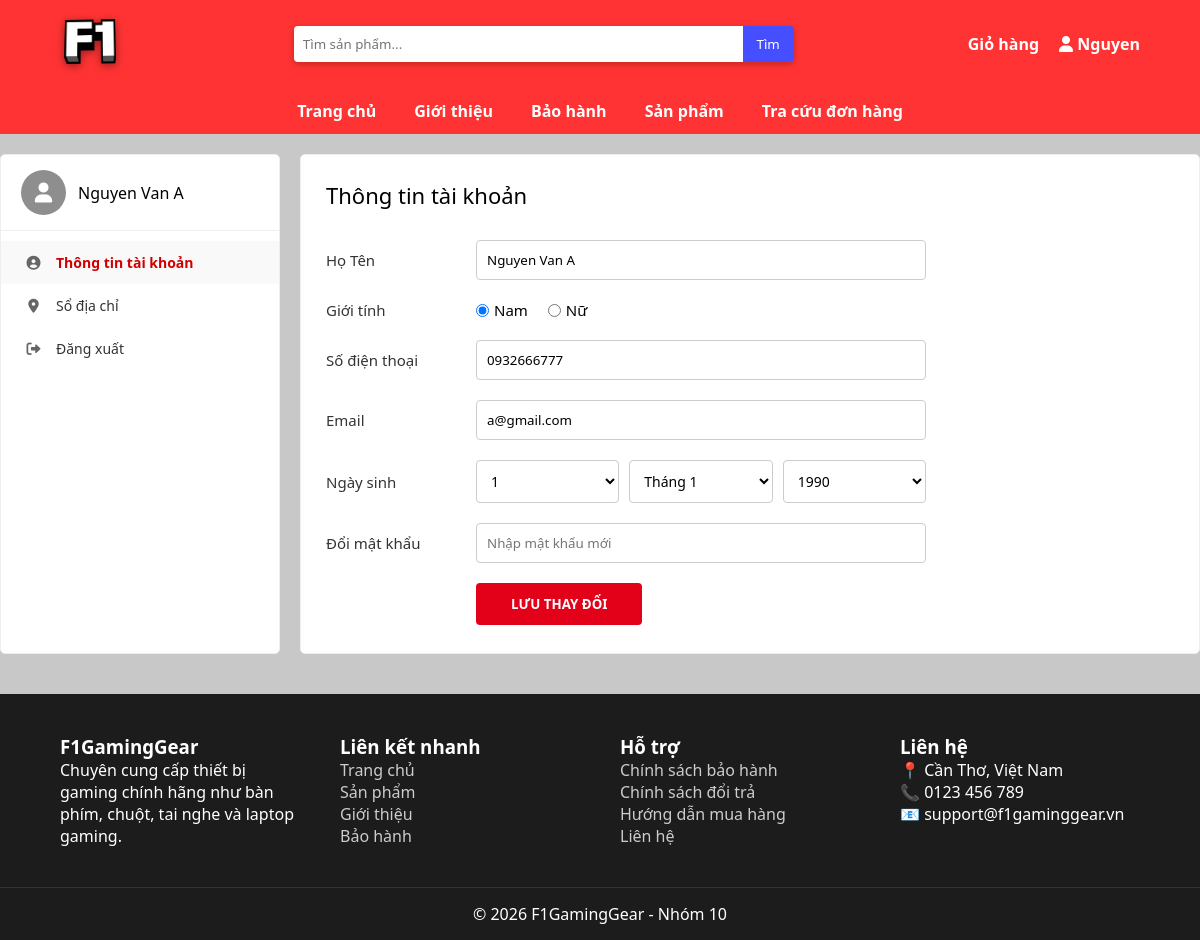
Page /ThongTinTaiKhoan.php (signed in) on the committed database.
### tables this page shows
CREATE TABLE users(
	id INT AUTO_INCREMENT PRIMARY KEY,
	username VARCHAR(50),
	password VARCHAR(255),
	fullname VARCHAR(100),
	email VARCHAR(100),
	phone VARCHAR(20),
    gioi_tinh VARCHAR(10),
    ngay_sinh DATE,
	role VARCHAR(20)
);

### ThongTinTaiKhoan.php (the view, shortened to what this page needs)
<?php
require_once 'config.php';
$u = $_SESSION['user'];
$userId = $u['id'];
$sql = "SELECT * FROM users WHERE id = $userId";
$result = $Conn->query($sql);
$userInfo = $result->fetch_assoc();
$bd_day = $bd_month = $bd_year = "";
if(!empty($userInfo['ngay_sinh'])) {
    $date_parts = explode('-', $userInfo['ngay_sinh']);
    $bd_year = $date_parts[0];
    $bd_month = (int)$date_parts[1];
    $bd_day = (int)$date_parts[2];
}
$current_gender = isset($userInfo['gioi_tinh']) ? $userInfo['gioi_tinh'] : '';
?>
<!DOCTYPE html>
<html lang="vi">
<head>
    <link rel="stylesheet" href="css/ThongTinTaiKhoan.css">
    <link rel="stylesheet" href="https://cdnjs.cloudflare.com/ajax/libs/font-awesome/6.0.0/css/all.min.css">
</head>
<body>
    <?php include("header.php"); ?>
    <div class="TTTK_container">
        <aside class="TTTK_sidebar">
            <div class="TTTK_user_info">
                <div class="TTTK_avatar"><i class="fas fa-user"></i></div>
                <span class="TTTK_username"><?php echo htmlspecialchars($userInfo['fullname']); ?></span>
            </div>
            <ul class="TTTK_menu_list">
                <li class="TTTK_menu_item TTTK_active" onclick="TTTK_switchTab(event, 'tab_profile')">
                    <i class="fas fa-user-circle"></i> Thông tin tài khoản
                </li>
                <li class="TTTK_menu_item" onclick="TTTK_switchTab(event, 'tab_address')">
                    <i class="fas fa-map-marker-alt"></i> Sổ địa chỉ
                </li>
                <li class="TTTK_menu_item" onclick="location.href='logout.php'">
                    <i class="fas fa-sign-out-alt"></i> Đăng xuất
                </li>
            </ul>
        </aside>
        <main class="TTTK_main_content">
            <section id="tab_profile" class="TTTK_section TTTK_show">
                <h2 class="TTTK_title">Thông tin tài khoản</h2>
                <form action="update_profile.php" method="POST" style="margin-top: 30px;"
                    onsubmit="return validateProfileForm()">
                    <div class="TTTK_form_group">
                        <label class="TTTK_label">Họ Tên</label>
                        <input type="text" name="fullname" class="TTTK_input"
                            value="<?php echo htmlspecialchars($userInfo['fullname']); ?>" required>
                    </div>
                    <div class="TTTK_form_group">
                        <label class="TTTK_label">Giới tính</label>
                        <div class="TTTK_radio_group">
                            <label>
                                <input type="radio" name="gender" value="Nam"
                                    <?php echo ($current_gender == 'Nam') ? 'checked' : ''; ?>> Nam
                            </label>
                            <label>
                                <input type="radio" name="gender" value="Nữ"
                                    <?php echo ($current_gender == 'Nữ') ? 'checked' : ''; ?>> Nữ
                            </label>
                        </div>
                    </div>
                    <div class="TTTK_form_group">
                        <label class="TTTK_label">Số điện thoại</label>
                        <input type="tel" name="phone" class="TTTK_input"
                            value="<?php echo isset($userInfo['phone']) ? htmlspecialchars($userInfo['phone']) : ''; ?>"
                            placeholder="Nhập số điện thoại" pattern="^(84|0[3|5|7|8|9])[0-9]{8}$"
                            title="Vui lòng nhập đúng số điện thoại hợp lệ (10 số)">
                    </div>
                    <div class="TTTK_form_group">
                        <label class="TTTK_label">Email</label>
                        <input type="email" name="email" class="TTTK_input"
                            value="<?php echo htmlspecialchars($userInfo['email']); ?>">
                    </div>
                    <div class="TTTK_form_group">
                        <label class="TTTK_label">Ngày sinh</label>
                        <div class="TTTK_select_group">
                            <select name="day" class="TTTK_select">
                                <?php for($i=1;$i<=31;$i++): ?>
                                <option value="<?php echo $i; ?>" <?php echo ($i == $bd_day) ? "selected" : ""; ?>>
                                    <?php echo $i; ?></option>
                                <?php endfor; ?>
                            </select>
                            <select name="month" class="TTTK_select">
                                <?php for($i=1;$i<=12;$i++): ?>
                                <option value="<?php echo $i; ?>" <?php echo ($i == $bd_month) ? "selected" : ""; ?>>
                                    Tháng <?php echo $i; ?></option>
                                <?php endfor; ?>
                            </select>
                            <select name="year" class="TTTK_select">
                                <?php for($i=date("Y");$i>=1950;$i--): ?>
                                <option value="<?php echo $i; ?>" <?php echo ($i == $bd_year) ? "selected" : ""; ?>>
                                    <?php echo $i; ?></option>
                                <?php endfor; ?>
                            </select>
                        </div>
                    </div>
                    <div class="TTTK_form_group">
                        <label class="TTTK_label">Đổi mật khẩu </label>
                        <input type="password" name="new_password" class="TTTK_input" placeholder="Nhập mật khẩu mới ">
                    </div>
                    <button type="submit" class="TTTK_btn_save">LƯU THAY ĐỔI</button>
                </form>
            </section>
        </main>
    </div>
    <?php include("footer.php"); ?>
</body>
</html>

### css/ThongTinTaiKhoan.css (style rules this page uses)
.TTTK_container { display: flex; max-width: 1200px; margin: 20px auto; gap: 20px; font-family: 'Roboto', Arial, sans-serif; text-align: left; }
.TTTK_sidebar { width: 280px; background: #fff; border-radius: 5px; padding: 15px 0; border: 1px solid #eee; }
.TTTK_user_info { display: flex; align-items: center; padding: 0 20px 15px; border-bottom: 1px solid #f0f0f0; margin-bottom: 10px; }
.TTTK_avatar { width: 45px; height: 45px; background: #8e8e8e; border-radius: 50%; display: flex; align-items: center; justify-content: center; color: #fff; margin-right: 12px; font-size: 20px; }
.TTTK_menu_list { list-style: none; padding: 0; margin: 0; }
.TTTK_menu_item { cursor: pointer; display: flex; align-items: center; padding: 12px 20px; color: #333; font-size: 14px; transition: 0.3s; }
.TTTK_menu_item i { width: 25px; margin-right: 10px; text-align: center; color: #666; }
.TTTK_menu_item.TTTK_active { color: #d10000; font-weight: bold; background: #f9f9f9; }
.TTTK_main_content { flex: 1; background: #fff; border-radius: 5px; padding: 25px; min-height: 500px; border: 1px solid #eee; }
.TTTK_section { display: none; }
.TTTK_section.TTTK_show { display: block; }
.TTTK_title { font-size: 22px; font-weight: 500; margin: 0; }
.TTTK_form_group { display: flex; align-items: center; margin-bottom: 20px; }
.TTTK_label { width: 150px; font-size: 15px; color: #333; }
.TTTK_input { flex: 1; max-width: 450px; padding: 10px; border: 1px solid #ccc; border-radius: 4px; outline: none; }
.TTTK_btn_save { background: #e30019; color: white; border: none; padding: 12px 35px; border-radius: 4px; font-weight: bold; cursor: pointer; margin-left: 150px; }
.TTTK_select_group { display: flex; gap: 10px; flex: 1; max-width: 450px; }
.TTTK_select { flex: 1; padding: 10px; border: 1px solid #ccc; border-radius: 4px; background-color: #fff; font-size: 14px; outline: none; }
.TTTK_radio_group { display: flex; gap: 20px; font-size: 15px; }
.TTTK_radio_group label { display: flex; align-items: center; gap: 5px; cursor: pointer; }

### css/Style.css (style rules this page uses)
* { margin: 0; padding: 0; box-sizing: border-box; font-family: Segoe UI; }
body { background: rgb(200, 200, 200); overflow-x: hidden; }

### rows in the picture
users: fullname "Nguyen Van A", gioi_tinh "☑ Nam", gioi_tinh "☐ Nữ", phone "0932666777", email "a@gmail.com", day "1", month "Tháng 1", year "1990"

### other values in the picture
explode(' ', $_SESSION['user']['fullname'])[0] "Nguyen"
